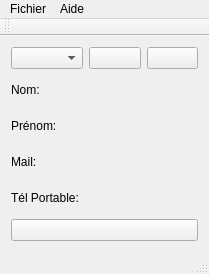
<?xml version="1.0" encoding="UTF-8"?>
<ui version="4.0">
 <class>MainWindow</class>
 <widget class="QMainWindow" name="MainWindow">
  <property name="geometry">
   <rect>
    <x>0</x>
    <y>0</y>
    <width>209</width>
    <height>274</height>
   </rect>
  </property>
  <property name="windowTitle">
   <string>Contact</string>
  </property>
  <widget class="QWidget" name="centralWidget">
   <layout class="QVBoxLayout" name="verticalLayout_3">
    <item>
     <layout class="QGridLayout" name="gridLayout">
      <item row="0" column="0">
       <layout class="QHBoxLayout" name="horizontalLayout_2">
        <item>
         <widget class="QComboBox" name="comboBoxAfficher"/>
        </item>
        <item>
         <widget class="QPushButton" name="pushButtonAjouter">
          <property name="text">
           <string/>
          </property>
          <property name="icon">
           <iconset>
            <normaloff>../../../../../usr/share/icons/gnome/22x22/actions/add.png</normaloff>../../../../../usr/share/icons/gnome/22x22/actions/add.png</iconset>
          </property>
         </widget>
        </item>
        <item>
         <widget class="QPushButton" name="pushButtonSupprimer">
          <property name="text">
           <string/>
          </property>
          <property name="icon">
           <iconset>
            <normaloff>../../../../../usr/share/icons/gnome/22x22/actions/remove.png</normaloff>../../../../../usr/share/icons/gnome/22x22/actions/remove.png</iconset>
          </property>
         </widget>
        </item>
       </layout>
      </item>
      <item row="1" column="0">
       <layout class="QHBoxLayout" name="horizontalLayout">
        <item>
         <layout class="QVBoxLayout" name="verticalLayout">
          <item>
           <widget class="QLabel" name="label_nom">
            <property name="text">
             <string>Nom: </string>
            </property>
           </widget>
          </item>
          <item>
           <widget class="QLabel" name="label_Prenom">
            <property name="text">
             <string>Prénom:</string>
            </property>
           </widget>
          </item>
          <item>
           <widget class="QLabel" name="label_Mail">
            <property name="text">
             <string>Mail: </string>
            </property>
           </widget>
          </item>
          <item>
           <widget class="QLabel" name="label_Tel">
            <property name="text">
             <string>Tél Portable:</string>
            </property>
           </widget>
          </item>
         </layout>
        </item>
        <item>
         <layout class="QVBoxLayout" name="verticalLayout_2">
          <item>
           <widget class="QLabel" name="label_affNom">
            <property name="text">
             <string/>
            </property>
           </widget>
          </item>
          <item>
           <widget class="QLabel" name="label_affPrenom">
            <property name="text">
             <string/>
            </property>
           </widget>
          </item>
          <item>
           <widget class="QLabel" name="label_affMail">
            <property name="text">
             <string/>
            </property>
           </widget>
          </item>
          <item>
           <widget class="QLabel" name="label_affTel">
            <property name="text">
             <string/>
            </property>
           </widget>
          </item>
         </layout>
        </item>
       </layout>
      </item>
      <item row="2" column="0">
       <widget class="QPushButton" name="pushButtonModifier">
        <property name="text">
         <string/>
        </property>
        <property name="icon">
         <iconset>
          <normaloff>../../../../../usr/share/icons/gnome/22x22/actions/gtk-execute.png</normaloff>../../../../../usr/share/icons/gnome/22x22/actions/gtk-execute.png</iconset>
        </property>
       </widget>
      </item>
     </layout>
    </item>
   </layout>
  </widget>
  <widget class="QMenuBar" name="menuBar">
   <property name="geometry">
    <rect>
     <x>0</x>
     <y>0</y>
     <width>209</width>
     <height>27</height>
    </rect>
   </property>
   <widget class="QMenu" name="menuFichier">
    <property name="title">
     <string>Fichier</string>
    </property>
    <addaction name="actionQuitter"/>
   </widget>
   <widget class="QMenu" name="menuAide">
    <property name="title">
     <string>Aide</string>
    </property>
    <addaction name="actionAbout"/>
   </widget>
   <addaction name="menuFichier"/>
   <addaction name="menuAide"/>
  </widget>
  <widget class="QToolBar" name="mainToolBar">
   <attribute name="toolBarArea">
    <enum>TopToolBarArea</enum>
   </attribute>
   <attribute name="toolBarBreak">
    <bool>false</bool>
   </attribute>
  </widget>
  <widget class="QStatusBar" name="statusBar"/>
  <action name="actionQuitter">
   <property name="text">
    <string>Quitter</string>
   </property>
  </action>
  <action name="actionAbout">
   <property name="text">
    <string>About</string>
   </property>
  </action>
 </widget>
 <layoutdefault spacing="6" margin="11"/>
 <resources/>
 <connections/>
</ui>
